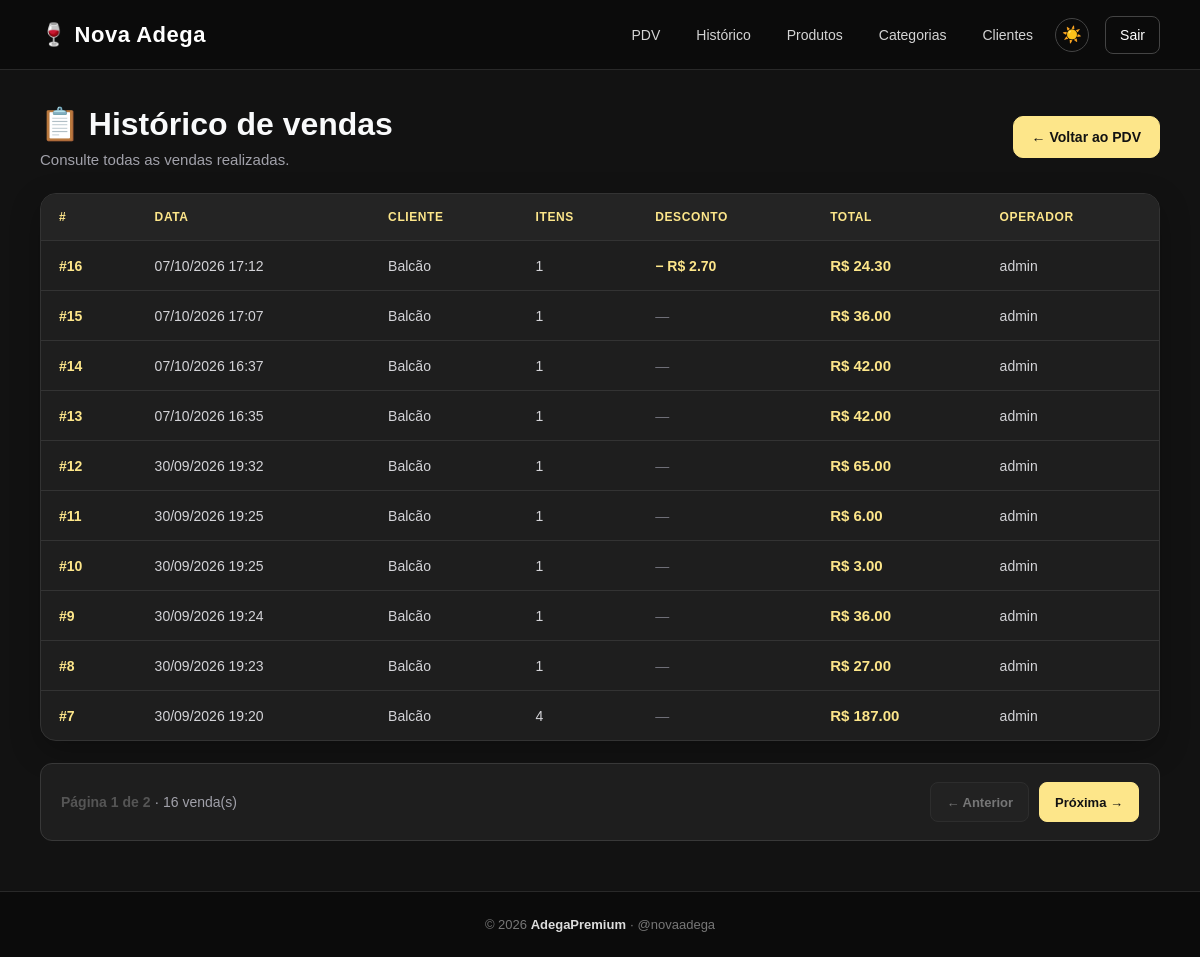
Before: /pdv/historico (signed in) with the older database file.
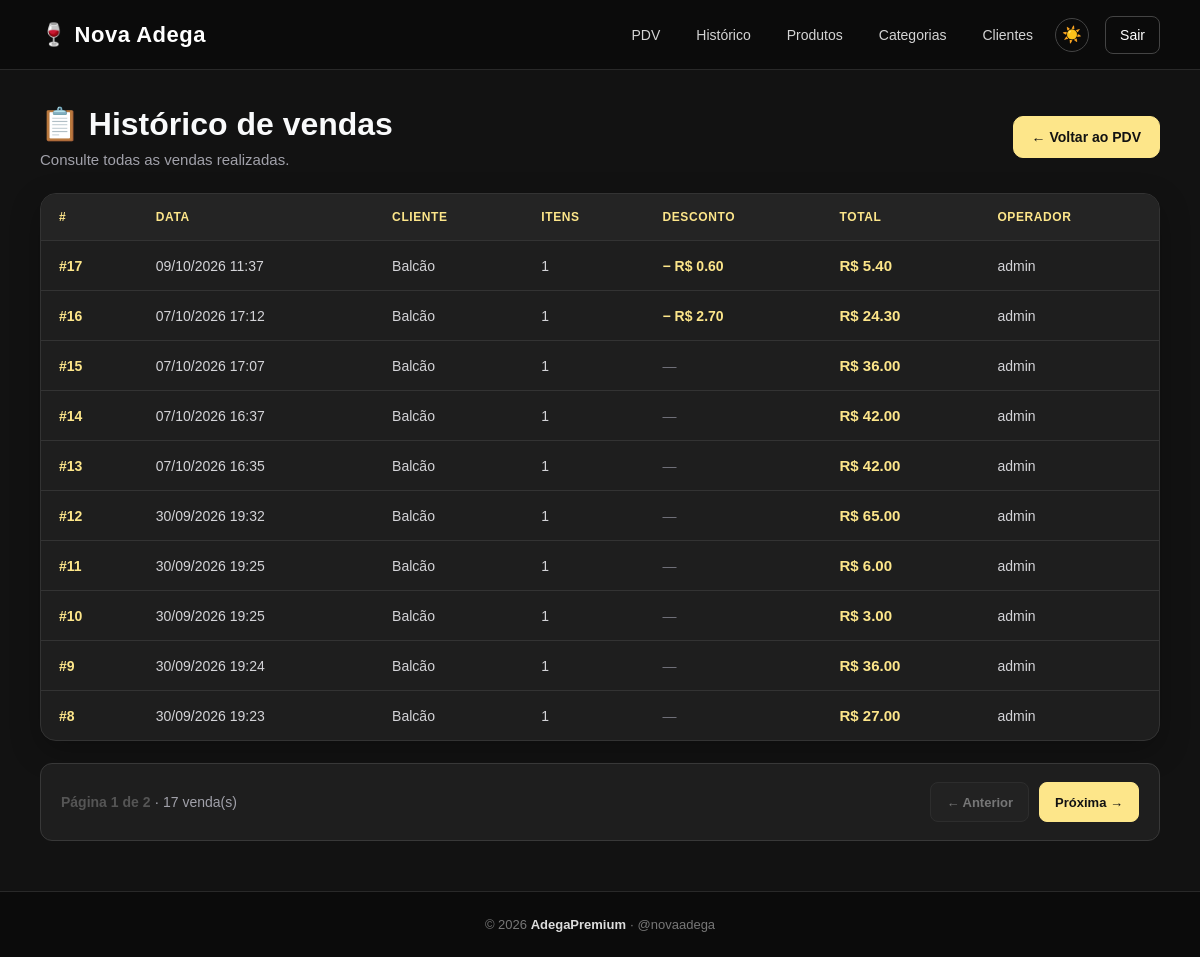
After: the same page with the newer database file.
### app/models/venda.py (models this page shows, shortened)
class Venda(Base):
    __tablename__ = "vendas"
    id = Column(Integer, primary_key=True, index=True)
    cliente_id = Column(
        Integer,
        ForeignKey("clientes.id", ondelete="SET NULL"),
        nullable=True
    )
    usuario_id = Column(
        Integer,
        ForeignKey("usuarios.id", ondelete="SET NULL"),
        nullable=True
    )
    total_bruto = Column(
        Float,
        nullable=False,
        default=0.0
    )
    total_liquido = Column(
        Float,
        nullable=False,
        default=0.0
    )
    desconto = Column(
        Float,
        nullable=False,
        default=0.0
    )
    tipo_desconto = Column(
        String(20),
        nullable=True
    )
    forma_pagamento_1 = Column(
        String(50),
        nullable=True
    )
    valor_pagamento_1 = Column(
        Float,
        nullable=False,
        default=0.0
    )
    forma_pagamento_2 = Column(
        String(50),
        nullable=True
    )
    valor_pagamento_2 = Column(
        Float,
        nullable=False,
        default=0.0
    )
    observacao = Column(
        String(255),
        nullable=True
    )
    criado_em = Column(
        DateTime,
        server_default=func.now()
    )
    cliente = relationship(
        "Cliente",
        back_populates="vendas"
    )
    usuario = relationship(
        "Usuario",
        backref="vendas"
    )
    itens = relationship(
        "ItemVenda",
        back_populates="venda",
        cascade="all, delete-orphan"
    )

### app/models/usuarios.py (models this page shows)
class Usuario(Base):
    __tablename__ = "usuarios"
    id = Column(Integer, primary_key=True, autoincrement=True)
    nome = Column(String(100), nullable=False)
    email = Column(String(150), unique=True, nullable=False)
    senha_hash = Column(String(255), nullable=False)
    role = Column(String(20), nullable=False, default="operador")
    ativo = Column(Boolean, default=True)
    criando_em = Column(DateTime, server_default=func.now())

### app/controllers/pdv_controller.py (the view)
@router.get("/historico")
def historico_vendas(
    request: Request,
    pagina: int = 1,
    db: Session = Depends(get_db),
    usuario=Depends(get_usuario_logado)
):
    por_pagina = 10
    pagina = max(1, pagina)
    total_vendas = db.query(Venda).count()
    total_paginas = max(
        1,
        ceil(total_vendas / por_pagina)
    )
    pagina = min(pagina, total_paginas)
    vendas = (
        db.query(Venda)
        .order_by(Venda.criado_em.desc())
        .offset((pagina - 1) * por_pagina)
        .limit(por_pagina)
        .all()
    )
    return templates.TemplateResponse(
        request,
        "pdv/historico.html",
        {
            "request": request,
            "usuario": usuario,
            "vendas": vendas,
            "pagina": pagina,
            "total_paginas": total_paginas,
            "total_vendas": total_vendas
        }
    )

### app/templates/pdv/historico.html (shortened to what this page needs)
{% extends "base.html" %}
{% block styles %}
<link rel="stylesheet" href="/static/CSS/pdv.css?v=10">
{% endblock %}
{% block content %}
<main class="pdv-container">
    <div class="pdv-page-header">
        <div>
            <h1>📋 Histórico de vendas</h1>
            <p>Consulte todas as vendas realizadas.</p>
        </div>
        <div class="pdv-page-actions">
            <a href="/pdv" class="btn btn-primary">
                ← Voltar ao PDV
            </a>
        </div>
    </div>
    <div class="pdv-table-container">
        <table class="pdv-table">
            <thead>
                <tr>
                    <th>#</th>
                    <th>Data</th>
                    <th>Cliente</th>
                    <th>Itens</th>
                    <th>Desconto</th>
                    <th>Total</th>
                    <th>Operador</th>
                </tr>
            </thead>
            <tbody>
                {% for v in vendas %}
                <tr>
                    <td>
                        <a href="/pdv/venda/{{ v.id }}" class="venda-id">
                            #{{ v.id }}
                        </a>
                    </td>
                    <td>
                        {{ v.criado_em.strftime('%d/%m/%Y %H:%M') }}
                    </td>
                    <td>
                        {{ v.cliente.nome if v.cliente else "Balcão" }}
                    </td>
                    <td>
                        {{ v.itens | length }}
                    </td>
                    <td>
                        {% if v.desconto and v.desconto > 0 %}
                        <span class="desconto-positivo">
                            − R$ {{ "%.2f"|format(v.desconto) }}
                        </span>
                        {% else %}
                        <span class="sem-desconto">
                            —
                        </span>
                        {% endif %}
                    </td>
                    <td class="valor-total">
                        R$ {{ "%.2f"|format(v.total_liquido) }}
                    </td>
                    <td>
                        {{ v.usuario.nome if v.usuario else "—" }}
                    </td>
                </tr>
                {% endfor %}
            </tbody>
        </table>
    </div>
    <nav class="paginacao-vendas" aria-label="Paginação do histórico de vendas">
        <span class="paginacao-info">
            Página {{ pagina }} de {{ total_paginas }}
            <span class="paginacao-total">
                · {{ total_vendas }} venda(s)
            </span>
        </span>
        <div class="paginacao-botoes">
            {% if pagina > 1 %}
            <a class="paginacao-btn" href="/pdv/historico?pagina={{ pagina - 1 }}">
                ← Anterior
            </a>
            {% else %}
            <span class="paginacao-btn desabilitado">
                ← Anterior
            </span>
            {% endif %}
            {% if pagina < total_paginas %} <a class="paginacao-btn proxima"
                href="/pdv/historico?pagina={{ pagina + 1 }}">
                Próxima →
                </a>
                {% else %}
                <span class="paginacao-btn desabilitado">
                    Próxima →
                </span>
                {% endif %}
        </div>
    </nav>
</main>
{% endblock %}

### app/templates/base.html (shortened to what this page needs)
<!DOCTYPE html>
<html lang="pt-BR" data-tema="escuro">
<head>
    <link rel="stylesheet" href="/static/CSS/home.css?v=8">
    {% block styles %}{% endblock %}
    <link rel="stylesheet" href="/static/CSS/voltar.css?v=2">
</head>
<body>
    {% block navbar %}
    <header class="navbar">
        <div class="logo">
            <a href="/">🍷 Nova Adega</a>
        </div>
        <div class="menu">
            <a href="/pdv/">PDV</a>
            <a href="/pdv/historico/">Histórico</a>
            <a href="/produtos/">Produtos</a>
            <a href="/categorias/">Categorias</a>
            <a href="/clientes/">Clientes</a>
            <button
                type="button"
                id="alternar-tema"
                class="botao-tema"
                aria-label="Ativar modo claro"
                title="Alternar modo claro/escuro"
            >☀️</button>
            <a href="/auth/logout" class="btn-sair">Sair</a>
        </div>
    </header>
    {% endblock %}
    <main class="page-wrapper">
        {% block content %}{% endblock %}
    </main>
    {% block footer %}
    <footer class="footer">
        <p>© 2026 <strong>AdegaPremium</strong> · @novaadega</p>
    </footer>
    {% endblock %}
</body>
</html>

### app/static/CSS/home.css (style rules this page uses)
* { box-sizing: border-box; }
html { min-height: 100%; }
body { margin: 0; padding: 0; min-height: 100vh; font-family: Arial, Helvetica, sans-serif; background: #121212; color: #f9fafb; display: flex; flex-direction: column; }
.navbar { width: 100%; min-height: 70px; padding: 0 40px; display: flex; align-items: center; justify-content: space-between; background: #0b0b0b; border-bottom: 1px solid #292929; flex-shrink: 0; }
.logo a { color: #ffffff; text-decoration: none; font-size: 22px; font-weight: 700; letter-spacing: 0.5px; transition: color 0.25s ease; }
.menu { display: flex; align-items: center; gap: 8px; }
.menu a { position: relative; color: #d4d4d4; text-decoration: none; padding: 10px 14px; border-radius: 8px; font-size: 14px; transition: color 0.25s ease, text-shadow 0.25s ease, transform 0.25s ease, background 0.25s ease; }
.menu a:not(.btn-sair)::after { content: ""; position: absolute; left: 50%; bottom: -4px; width: 0; height: 2px; background: #FDE68A; border-radius: 10px; box-shadow: 0 0 5px #FDE68A, 0 0 10px rgba(253, 230, 138, 0.7); transform: translateX(-50%); transition: width 0.25s ease; }
.menu .btn-sair { margin-left: 8px; border: 1px solid #444444; color: #ffffff; text-shadow: none; transform: none; transition: background 0.2s ease, color 0.2s ease, border-color 0.2s ease; }
.menu .btn-sair::after { display: none; }
.footer { width: 100%; margin-top: auto; padding: 25px 20px; text-align: center; background: #0b0b0b; border-top: 1px solid #292929; color: #777777; flex-shrink: 0; }
.footer p { margin: 0; font-size: 13px; }
.footer strong { color: #dddddd; }

### app/templates/base.html (style rules this page uses)
.botao-tema { width: 34px; height: 34px; flex-shrink: 0; display: inline-flex; align-items: center; justify-content: center; border: 1px solid var(--borda, #444); border-radius: 50%; background: transparent; color: inherit; font-size: 16px; cursor: pointer; }

Changed rows visible on the page:
no longer on this page (row unchanged): Venda: id "7", criado_em "30/09/2026 19:20", cliente "Balcão", itens|length "4", total_liquido "187.00", usuario "admin"
added Venda: id "17", criado_em "09/10/2026 11:37", cliente "Balcão", itens|length "1", desconto "0.60", total_liquido "5.40", usuario "admin"
Other visible differences:
{{ total_vendas }}: "16" → "17"
